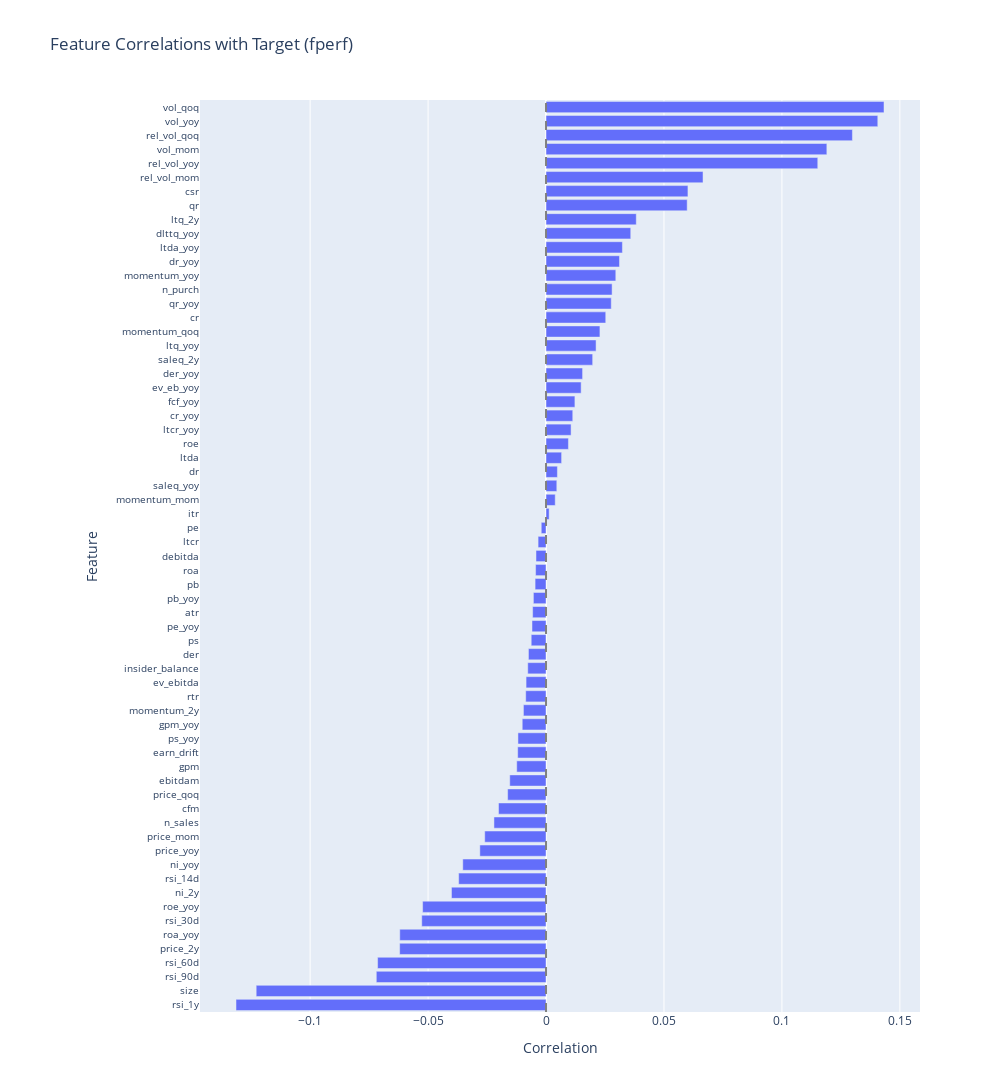

Source (notebook cell):
### Code cell
df_standardized = ((df[features] - df[features].mean()) / df[features].std())
corr = df_standardized.corrwith(df['fperf'])
corr_df = pl.DataFrame({
    'Feature': corr.index,
    'Correlation': corr.values
}).sort('Correlation', descending=False)

fig = px.bar(
    corr_df,
    x='Correlation',
    y='Feature',
    orientation='h',
    title='Feature Correlations with Target (fperf)',
    width=1000,
    height=1200
)
fig.update_layout(
    yaxis={'tickfont': {'size': 10}},
    showlegend=False,
    margin=dict(l=200)
)
fig.add_vline(x=0, line_dash="dash", line_color="gray")
fig.show()

### Figure 1 — Plotly figure (JSON) as saved in the notebook; plotly's stock layout.template omitted (floating-point values rounded to 4 significant figures)
{"data": [{"alignmentgroup": "True", "hovertemplate": "Correlation=%{x}<br>Feature=%{y}<extra></extra>", "legendgroup": "", "marker": {"color": "#636efa", "pattern": {"shape": ""}}, "name": "", "offsetgroup": "", "orientation": "h", "showlegend": false, "textposition": "auto", "type": "bar", "x": [-0.1314, -0.1229, -0.07195, -0.0714, -0.06205, -0.062, -0.05268, -0.05232, -0.04008, -0.03704, -0.03529, -0.02806, -0.02599, -0.02208, -0.02014, -0.01627, -0.01537, -0.01242, -0.01202, -0.0119, -0.01009, -0.009577, -0.008612, -0.008461, -0.007741, -0.007449, -0.006279, -0.00594, -0.005676, -0.005353, -0.004636, -0.00442, -0.004251, -0.003364, -0.002027, 0.001322, 0.003901, 0.004575, 0.004822, 0.006606, 0.009496, 0.01062, 0.01134, 0.01224, 0.01489, 0.0155, 0.01977, 0.02121, 0.02285, 0.02531, 0.02765, 0.02801, 0.02958, 0.03114, 0.03238, 0.03591, 0.03826, 0.05984, 0.06016, 0.06656, 0.1152, 0.119, 0.1299, 0.1406, 0.1433], "xaxis": "x", "y": ["rsi_1y", "size", "rsi_90d", "rsi_60d", "price_2y", "roa_yoy", "rsi_30d", "roe_yoy", "ni_2y", "rsi_14d", "ni_yoy", "price_yoy", "price_mom", "n_sales", "cfm", "price_qoq", "ebitdam", "gpm", "earn_drift", "ps_yoy", "gpm_yoy", "momentum_2y", "rtr", "ev_ebitda", "insider_balance", "der", "ps", "pe_yoy", "atr", "pb_yoy", "pb", "roa", "debitda", "ltcr", "pe", "itr", "momentum_mom", "saleq_yoy", "dr", "ltda", "roe", "ltcr_yoy", "cr_yoy", "fcf_yoy", "ev_eb_yoy", "der_yoy", "saleq_2y", "ltq_yoy", "momentum_qoq", "cr", "qr_yoy", "n_purch", "momentum_yoy", "dr_yoy", "ltda_yoy", "dlttq_yoy", "ltq_2y", "qr", "csr", "rel_vol_mom", "rel_vol_yoy", "vol_mom", "rel_vol_qoq", "vol_yoy", "vol_qoq"], "yaxis": "y"}], "layout": {"barmode": "relative", "height": 1200, "legend": {"tracegroupgap": 0}, "margin": {"l": 200}, "shapes": [{"line": {"color": "gray", "dash": "dash"}, "type": "line", "x0": 0, "x1": 0, "xref": "x", "y0": 0, "y1": 1, "yref": "y domain"}], "showlegend": false, "title": {"text": "Feature Correlations with Target (fperf)"}, "width": 1000, "xaxis": {"anchor": "y", "domain": [0, 1], "title": {"text": "Correlation"}}, "yaxis": {"anchor": "x", "domain": [0, 1], "tickfont": {"size": 10}, "title": {"text": "Feature"}}}}
